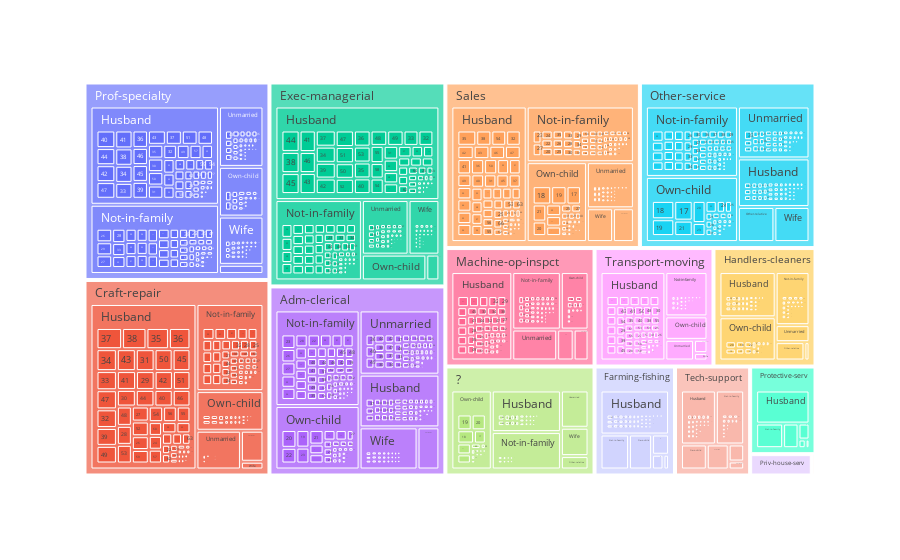

Notebook code cell kept with this figure:
### Code cell
grafico = px.treemap(base_census, path=['occupation', 'relationship', 'age'])
grafico.show()

### Figure 1 — Plotly figure (JSON) as saved in the notebook; plotly's stock layout.template omitted (floating-point values rounded to 4 significant figures; data arrays with more than 128 entries replaced by an {"elided": "..."} marker saying what was removed)
{"data": [{"branchvalues": "total", "domain": {"x": [0, 1], "y": [0, 1]}, "hovertemplate": "labels=%{label}<br>count=%{value}<br>parent=%{parent}<br>id=%{id}<extra></extra>", "ids": {"elided": "3547 str values"}, "labels": {"elided": "3547 str values"}, "name": "", "parents": {"elided": "3547 str values"}, "type": "treemap", "values": {"elided": "3547 int values"}}], "layout": {"legend": {"tracegroupgap": 0}, "margin": {"t": 60}}}
